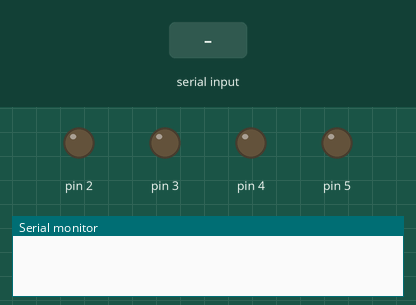
Recording of a sketch running on a simulated Arduino Uno, built with avr-gcc and run on an emulated ATmega328P. Shown: output pins drawn as LEDs (lit = HIGH), the last lines printed to the serial monitor. The test bench sets the inputs (shaded band).

Above: at 1.2 s.
1.3 s: "F" received over Serial
At 3.5 s:
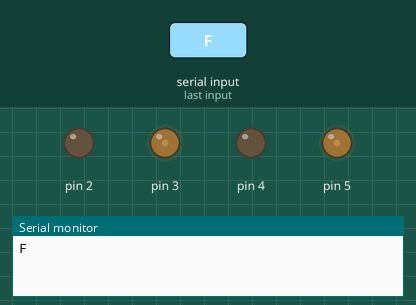
3.8 s: "90,45\n" received over Serial
At 5.8 s:
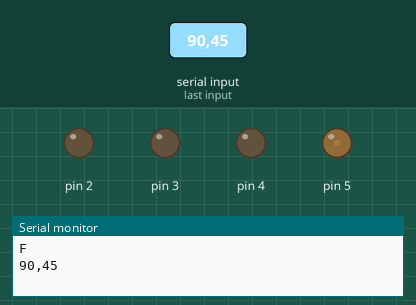
6.3 s: "30,150\n" received over Serial
At 7.7 s:
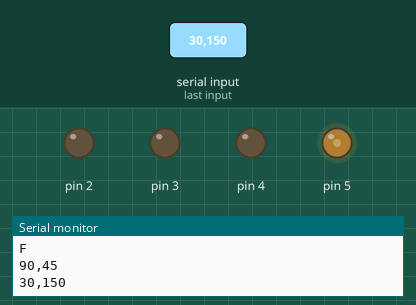
8.8 s: "5\n" received over Serial
At 10.7 s:
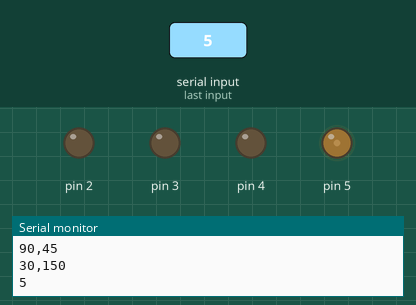
Timing chart, 0 to 12.2 s (numbered marks = the images above; inputs shaded):
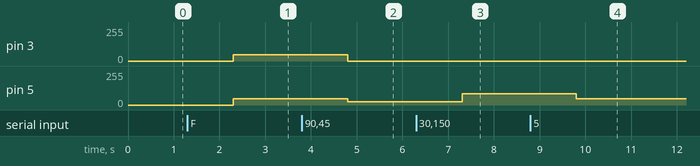

Measured:
- after the input at 1.3 s, pin 3, pin 5: 0/255 → 48/255 after 1.0 s
- after the input at 3.8 s, pin 3: 48/255 → 0/255 after 1.0 s; pin 5: 48/255 → 24/255 after 1.0 s
- after the input at 6.3 s, pin 5: 24/255 → 84/255 after 1.0 s
- after the input at 8.8 s, pin 5: 84/255 → 48/255 after 1.0 s

The sketch:

motor.ino
```cpp
void setup() {
  Serial.begin(9600);

  for(int i=2; i<5; i++){
   pinMode(i,OUTPUT);
  }
  for(int i=22; i<25; i++){
   pinMode(i,OUTPUT);
  }

   for(int i=2;i<5;i++){
   digitalWrite(i,LOW);
  }
  for(int i=22;i<25;i++){
   digitalWrite(i,LOW);
  }
  motorON(true);
}

void loop() {
  if(Serial.available() > 0){
    String cmd = Serial.readString();
    Serial.println(cmd);

    int Lvel, Rvel;
    String Ldirection, Rdirection;
    Ldirection = (String)(cmd[0]);
    Rdirection = (String)(cmd[4]);
    Lvel = (int)(cmd[1])*100 + (int)(cmd[2])*10 + (int)(cmd[3]) - 48 * 111;
    Rvel = (int)(cmd[5])*100 + (int)(cmd[6])*10 + (int)(cmd[7]) - 48 * 111;
    LeftMotorControl(Lvel, Ldirection);
    RightMotorControl(Rvel, Rdirection);
  }
}

void LeftMotorControl(int Lvel, String Ldirection){
  if(Ldirection == "F"){
    digitalWrite(2,LOW);
    analogWrite(3,Lvel);
  }
  else{
    digitalWrite(3,LOW);
    analogWrite(2,Lvel);
  }
}

void RightMotorControl(int Rvel, String Rdirection){
  if(Rdirection == "F"){
    digitalWrite(5,LOW);
    analogWrite(4,Rvel);
  }
  else{
    digitalWrite(4,LOW);
    analogWrite(5,Rvel);
  }
}

void motorON(boolean a){
  if(a == true)
  {
    for(int i=22;i<25;i++){
   digitalWrite(i,HIGH);
  }
  }
  else
  {
    for(int i=22;i<25;i++){
   digitalWrite(i,LOW);
  }
  }
}
```
